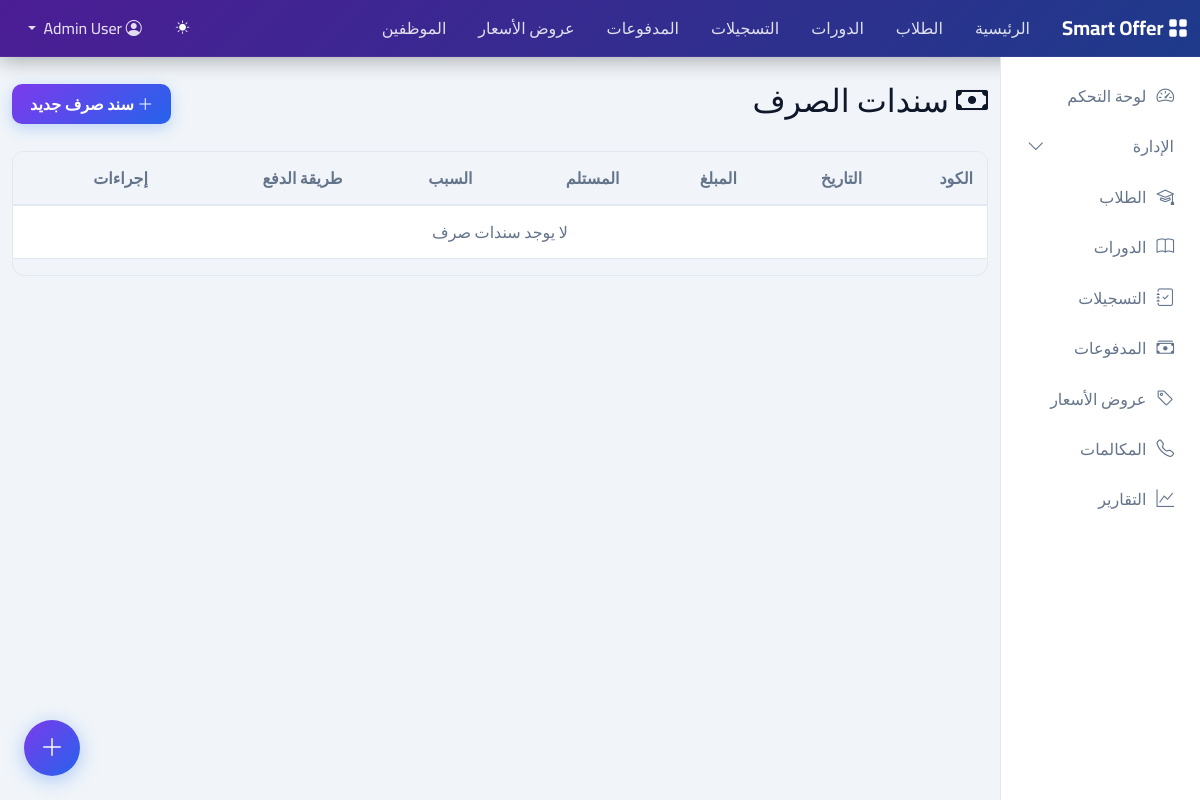
Before: /payment-outs/ (signed in) with the older database file.
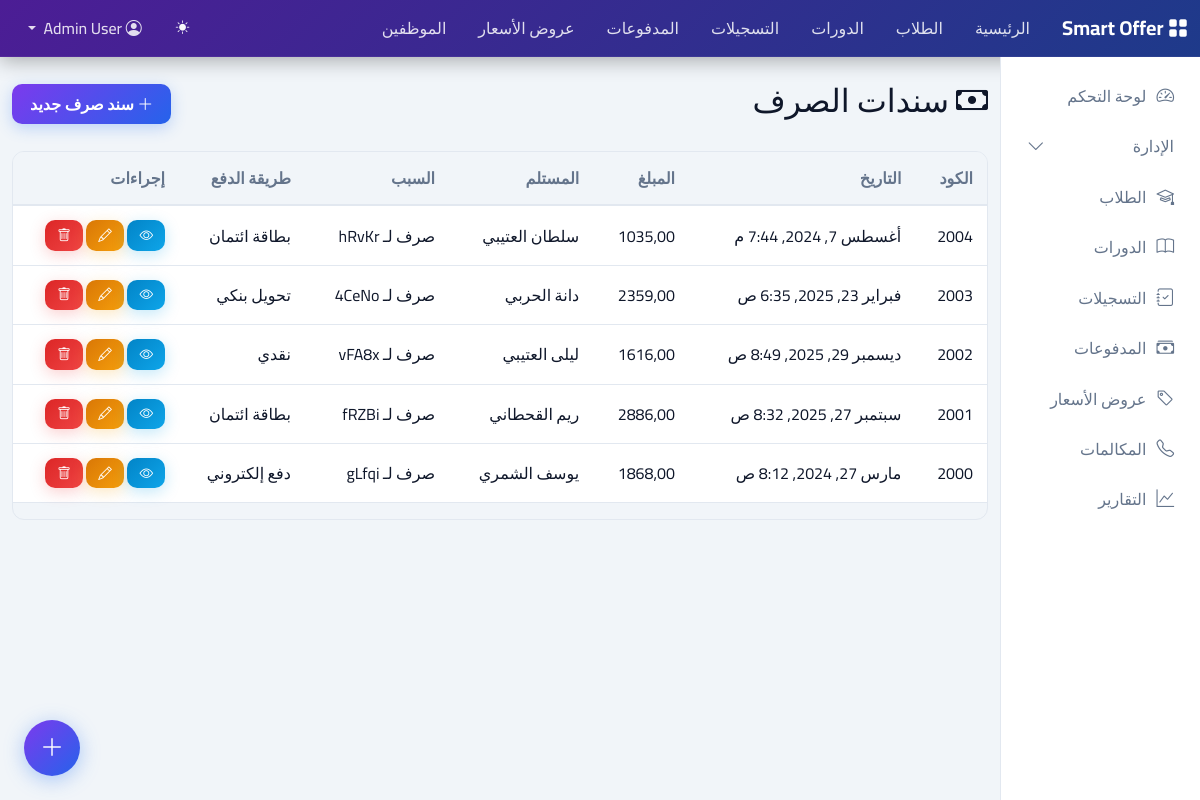
After: the same page with the newer database file.
### finance/models.py (models this page shows, shortened)
class PaymentOut(models.Model):
    code = models.PositiveBigIntegerField(db_index=True, verbose_name='الكود')
    date = models.DateTimeField(default=timezone.now, db_index=True, verbose_name='التاريخ')
    amount_number = models.DecimalField(max_digits=10, decimal_places=2, verbose_name='المبلغ رقم')
    amount_string = models.CharField(max_length=500, blank=True, verbose_name='المبلغ حروف')
    receiver_name = models.CharField(max_length=255, verbose_name='اسم المستلم')
    reason = models.TextField(verbose_name='السبب')
    payment_method = models.CharField(max_length=20, choices=PaymentMethod.choices, default=PaymentMethod.CASH, verbose_name='طريقة الدفع')
    last_person = models.ForeignKey('accounts.Person', on_delete=models.SET_NULL, null=True, blank=True, verbose_name='آخر تعديل')
    last_update = models.DateTimeField(auto_now=True, verbose_name='تاريخ التعديل')
    created_at = models.DateTimeField(auto_now_add=True)
    class Meta:
        verbose_name = 'سند صرف'
        verbose_name_plural = 'سندات الصرف'
        ordering = ['-created_at']

### finance/views.py (the view)
# urls.py: path('payment-outs/', PaymentOutListView.as_view(), name='paymentout-list'),
class PaymentOutListView(LoginRequiredMixin, ListView):
    model = PaymentOut
    template_name = 'finance/paymentout_list.html'
    context_object_name = 'payment_outs'
    paginate_by = 20

### accounts/models.py (called while the page is built)
    def get_full_name(self):
        return f"{self.first_name} {self.second_name} {self.third_name} {self.forth_name}".strip()

### finance/templates/finance/paymentout_list.html (shortened to what this page needs)
{% extends 'base.html' %}
{% block content %}
<div class="d-flex justify-content-between align-items-center mb-4">
    <h2><i class="bi bi-cash"></i> سندات الصرف</h2>
    <a href="{% url 'paymentout-create' %}" class="btn btn-primary"><i class="bi bi-plus-lg"></i> سند صرف جديد</a>
</div>
<div class="table-responsive">
    <table class="table table-hover align-middle">
        <thead class="table-light">
            <tr>
                <th>الكود</th>
                <th>التاريخ</th>
                <th>المبلغ</th>
                <th>المستلم</th>
                <th>السبب</th>
                <th>طريقة الدفع</th>
                <th class="text-start">إجراءات</th>
            </tr>
        </thead>
        <tbody>
            {% for payment_out in payment_outs %}
            <tr>
                <td>{{ payment_out.code }}</td>
                <td>{{ payment_out.date }}</td>
                <td>{{ payment_out.amount_number }}</td>
                <td>{{ payment_out.receiver_name }}</td>
                <td>{{ payment_out.reason|truncatechars:30 }}</td>
                <td>{{ payment_out.get_payment_method_display }}</td>
                <td class="text-start">
                    <a href="{% url 'paymentout-detail' payment_out.pk %}" class="btn btn-sm btn-info"><i class="bi bi-eye"></i></a>
                    <a href="{% url 'paymentout-update' payment_out.pk %}" class="btn btn-sm btn-warning"><i class="bi bi-pencil"></i></a>
                    <a href="{% url 'paymentout-delete' payment_out.pk %}" class="btn btn-sm btn-danger"><i class="bi bi-trash"></i></a>
                </td>
            </tr>
            {% empty %}
            <tr>
                <td colspan="7" class="text-center text-muted">لا يوجد سندات صرف</td>
            </tr>
            {% endfor %}
        </tbody>
    </table>
</div>
{% endblock %}

Changed rows visible on the page:
added PaymentOut: code "2004", date "أغسطس 7, 2024, 7:44 م", amount_number "1035,00", receiver_name "سلطان العتيبي", reason "صرف لـ hRvKr", payment_method "بطاقة ائتمان"
added PaymentOut: code "2003", date "فبراير 23, 2025, 6:35 ص", amount_number "2359,00", receiver_name "دانة الحربي", reason "صرف لـ 4CeNo", payment_method "تحويل بنكي"
added PaymentOut: code "2002", date "ديسمبر 29, 2025, 8:49 ص", amount_number "1616,00", receiver_name "ليلى العتيبي", reason "صرف لـ vFA8x", payment_method "نقدي"
added PaymentOut: code "2001", date "سبتمبر 27, 2025, 8:32 ص", amount_number "2886,00", receiver_name "ريم القحطاني", reason "صرف لـ fRZBi", payment_method "بطاقة ائتمان"
added PaymentOut: code "2000", date "مارس 27, 2024, 8:12 ص", amount_number "1868,00", receiver_name "يوسف الشمري", reason "صرف لـ gLfqi", payment_method "دفع إلكتروني"
Other visible differences:
text no longer shown: "لا يوجد سندات صرف"
